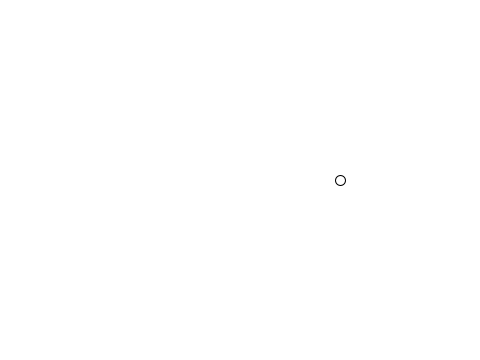
Frame 1 (no input)
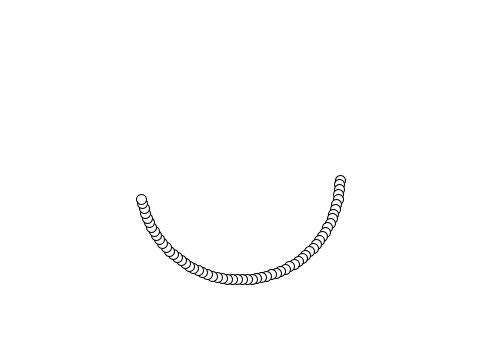
Frame 60 (the mouse pressed at the canvas centre just before this capture)
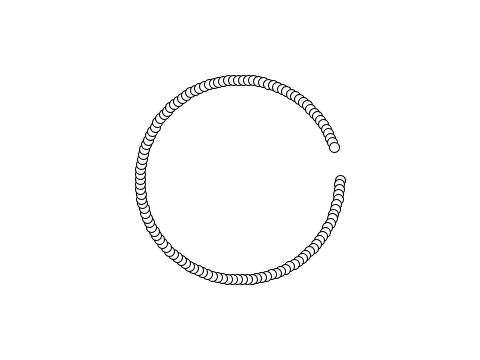
Frame 120 (the mouse held since frame 60 and released just before this capture)

The Processing sketch that drew these frames (run headless with seeded random() and noise(); from frame 60 on, the mouse is pressed at the canvas centre):

// Processing sketch: myCircleMovementDecomposition
// ── myCircleMovementDecomposition.pde
//myCircleMovementDecomposition

float theta = 0.0;

void setup() {
  size(480, 360);
  smooth();
  background(255);
}

void draw() {
  translate(width / 2, height / 2);
  ellipse(100 * cos(theta) , 100 * sin(theta), 10, 10);
  theta += 0.05;
}
